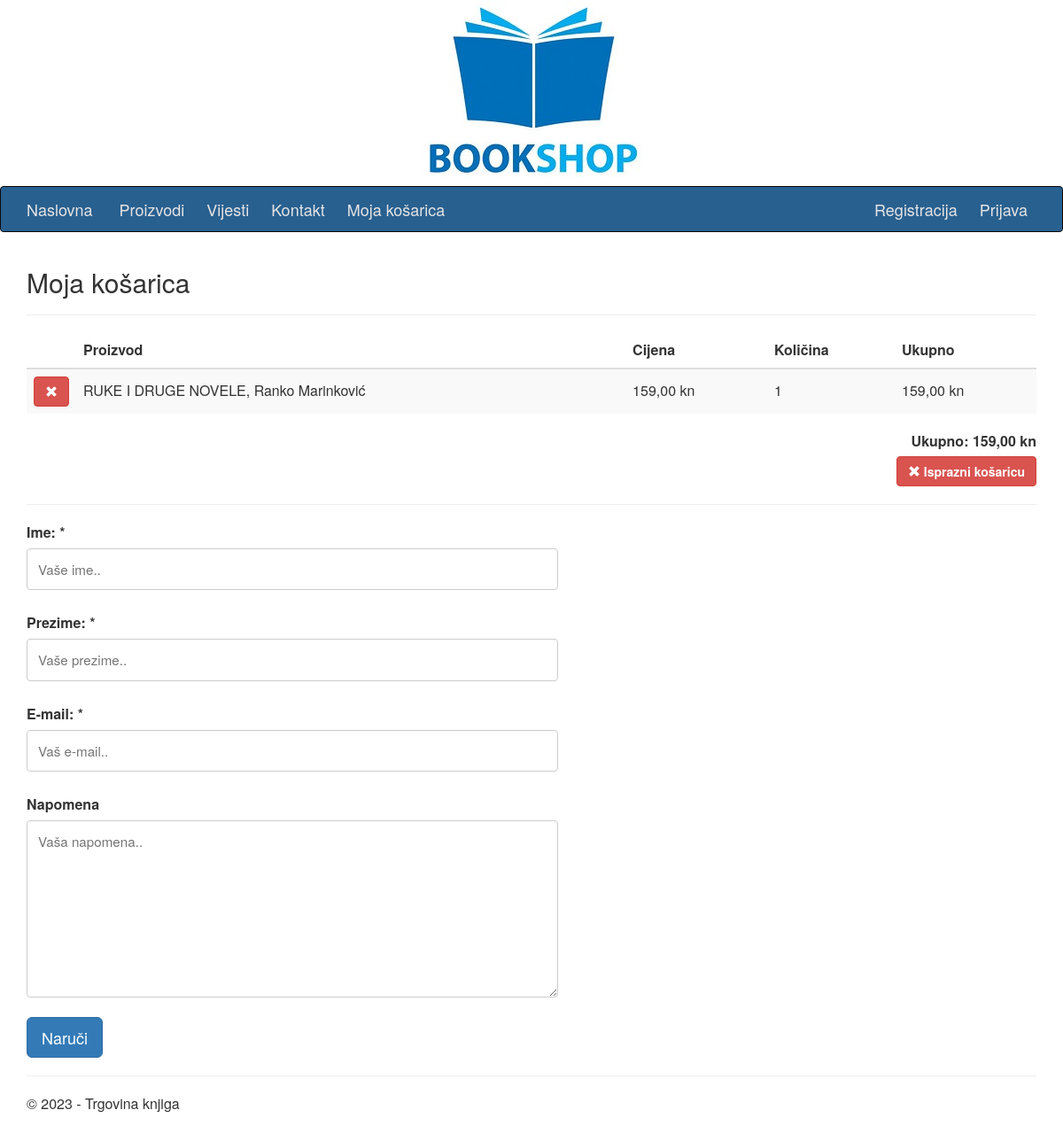
Screenshot of /index.php?pg=10&act=2&id=1 with the database file from the repository.
### tables this page shows
CREATE TABLE products (
  id int NOT NULL AUTO_INCREMENT,
  title varchar(255) NOT NULL,
  price numeric(10,2) not null,
  description text NOT NULL,
  img varchar(255),
  active enum('Y','N') NOT NULL,
  creator_id int,
  created_at DATETIME NOT NULL DEFAULT CURRENT_TIMESTAMP,
  updated_at DATETIME NOT NULL DEFAULT CURRENT_TIMESTAMP ON UPDATE CURRENT_TIMESTAMP,
  
  FOREIGN KEY (creator_id)
  REFERENCES users(id)
  ON DELETE SET NULL,
  
  PRIMARY KEY (id)
);

### kosarica.php (the view, shortened to what this page needs)
<?php
$act = 1;
if(isset($_GET['act'])) { $act = $_GET['act']; }
?>
<h2><?php print $title ?></h2>
<?php
$brojproizvoda = 0;
if (isset($_SESSION['kosarica']))
{
	$kosaricasession = explode(";", $_SESSION['kosarica']);
	$brojproizvoda = count($kosaricasession);
	if ($brojproizvoda - 1 > 0)
	{
		$brojproizvoda = 0;
		foreach ($kosaricasession as $proizvodi)
		{
			if ($proizvodi!="")
			{
				$proizvod = explode("|", $proizvodi);
				$query  = "SELECT * FROM products";
				$query .= " WHERE active='Y' and id=" . $proizvod[0];
				$result = @mysqli_query($MySQL, $query);
				$rowcount = mysqli_num_rows($result);
				if ($rowcount > 0)
				{
					$brojproizvoda = $brojproizvoda + 1;
				}
			}
		}
		if ($brojproizvoda > 0)
		{
?>
<hr />
	<table class="table table-striped">
        <thead>
          <tr>
            <th scope="col" style="width:50px"></th>
            <th scope="col">Proizvod</th>
            <th scope="col">Cijena</th>
			<th scope="col">Količina</th>
            <th scope="col">Ukupno</th>
          </tr>
        </thead>
        <tbody>
<?php
			$products_pricetotal = 0;
			foreach ($kosaricasession as $proizvodi)
			{
				if ($proizvodi!="")
				{
					$proizvod = explode("|", $proizvodi);
					$query  = "SELECT * FROM products";
					$query .= " WHERE active='Y' and id=" . $proizvod[0];
					$result = @mysqli_query($MySQL, $query);
					$row = @mysqli_fetch_array($result);
					$rowcount = mysqli_num_rows($result);
					if ($rowcount > 0)
					{
						$products_title = $row['title'];
						$products_price = number_format($row['price'], 2, ',', ' ');
						$products_pricetotal = $products_pricetotal + ($row['price']*$proizvod[1]);
						$products_pricesubtotal = number_format($row['price']*$proizvod[1], 2, ',', ' ');
?>
          <tr>
            <td>
              <a onclick="return obrisi();" href="index.php?pg=<?php print $pg ?>&act=4&id=<?php print $proizvod[0] ?>"><button type="button" class="btn btn-danger"><span class="glyphicon glyphicon-remove"></span></button></a>
            </td>
			<td><?php print $products_title ?></td>
            <td><?php print $products_price ?> kn</td>
            <td><?php print $proizvod[1] ?></td>
            <td><?php print $products_pricesubtotal ?> kn</td>
          </tr>
<?php
					}
				}
			}
?>
        </tbody>
      </table>
	  <div style="text-align:right;font-weight:bold;margin-bottom:5px">Ukupno: <?php print number_format($products_pricetotal, 2, ',', ' '); ?> kn</div>
	  <div class="basket" style="text-align:right"><a href="index.php?pg=10&act=3" class="btn btn-danger"><span class="glyphicon glyphicon-remove"></span> Isprazni košaricu</a></div>
<?php
		}
		else
		{
			$msginfo =  "Vaša košarica je prazna!";
		}
	}
	else
	{
		$msginfo =  "Vaša košarica je prazna!";
	}
}
else
{
	if ($act != 5)
		$msginfo =  "Vaša košarica je prazna!";
}
?>
<hr />
<div>
   <form action="" id="contact_form" name="contact_form" method="POST">
      <label for="fname">Ime: *</label>
      <input type="text" id="fname" name="firstname" value="<?php print $user_active_name ?>" placeholder="Vaše ime.." required>
      <label for="lname">Prezime: *</label>
      <input type="text" id="lname" name="lastname" value="<?php print $user_active_lastname ?>" placeholder="Vaše prezime.." required>
      <label for="email">E-mail: *</label>
      <input type="email" id="email" name="email" value="<?php print $user_active_email ?>" placeholder="Vaš e-mail.." required>
      <label for="note">Napomena</label>
      <textarea id="note" name="note" placeholder="Vaša napomena.." style="height:200px"></textarea>
      <input type="submit" class="btn btn-primary btn-lg" <?php ($brojproizvoda == 0 ? print "disabled" : "") ?> value="Naruči">
   </form>
</div>

### css/Site.css (style rules this page uses)
table.table-striped tr > td { vertical-align: middle; }
div.admin div.details, label { margin-top: 10px; margin-bottom: 0px; }
label { display: block; }
input[type=text], input[type=email], input[type=password], input[type=file], select, textarea { min-width: 600px; padding: 12px; border: 1px solid #ccc; border-radius: 4px; box-sizing: border-box; margin-top: 6px; margin-bottom: 16px; font-size: 95%; }
input[type=submit] { display: block; }
.basket .btn { font-weight: bold; }

### rows the page displays
products: title "RUKE I DRUGE NOVELE, Ranko Marinković", price "159,00", proizvod "1"

### other values shown
$title "Moja košarica"
$products_pricetotal "159,00"
